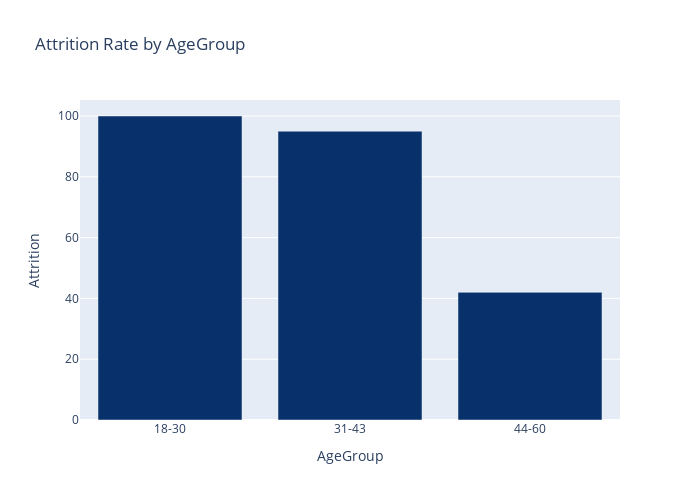

Write notebook code for a chart like this one.
### Code cell
# Group by AgeGroup and count Attrition
AgeGroup_by_Attrition = eda_employee[eda_employee["Attrition"] == 1].groupby(['AgeGroup'], observed=True)["Attrition"].count().reset_index()
fig = px.bar(AgeGroup_by_Attrition, x="AgeGroup", y="Attrition", color_discrete_sequence=px.colors.sequential.Blues_r,
             title='Attrition Rate by AgeGroup')


fig.update_layout(width=700, height=500)
fig.show()

### Figure 1 — Plotly figure (JSON) as saved in the notebook; plotly's stock layout.template omitted (floating-point values rounded to 4 significant figures)
{"data": [{"alignmentgroup": "True", "hovertemplate": "AgeGroup=%{x}<br>Attrition=%{y}<extra></extra>", "legendgroup": "", "marker": {"color": "rgb(8,48,107)", "pattern": {"shape": ""}}, "name": "", "offsetgroup": "", "orientation": "v", "showlegend": false, "textposition": "auto", "type": "bar", "x": ["18-30", "31-43", "44-60"], "xaxis": "x", "y": [100, 95, 42], "yaxis": "y"}], "layout": {"barmode": "relative", "height": 500, "legend": {"tracegroupgap": 0}, "title": {"text": "Attrition Rate by AgeGroup"}, "width": 700, "xaxis": {"anchor": "y", "autorange": true, "domain": [0, 1], "range": [-0.5, 2.5], "title": {"text": "AgeGroup"}, "type": "category"}, "yaxis": {"anchor": "x", "autorange": true, "domain": [0, 1], "range": [0, 105.3], "title": {"text": "Attrition"}, "type": "linear"}}}
